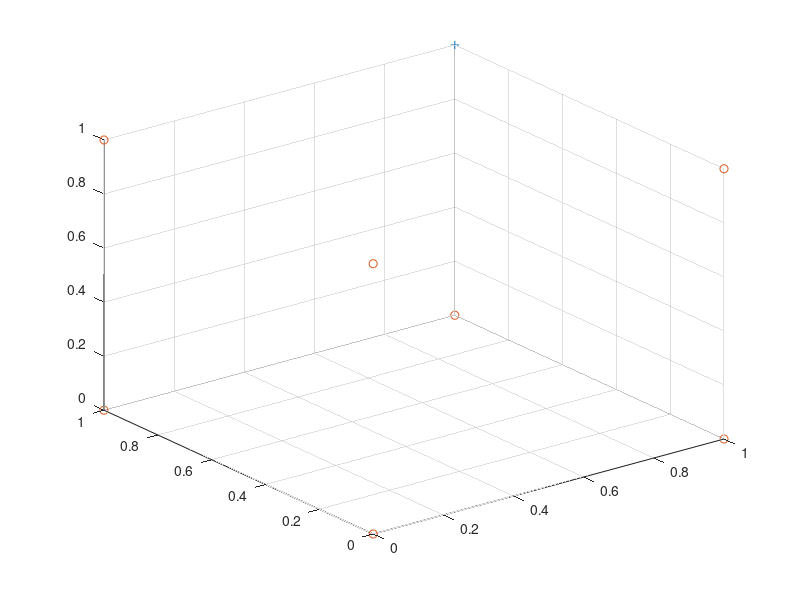

The MATLAB source for this figure: (Note: this script raises an error after producing the figure.)
scatter3(1, 1, 1, '+');
hold on;

x = [0, 0, 0, 0, 1, 1, 1];
y = [0, 0, 1, 1, 0, 0, 1];
z = [0, 1, 0, 1, 0, 1, 0];
scatter3(x, y, z);
hold on;

syms x y z;
A = [1, 1, 0.5];
B = [1, 0.5, 1];
C = [0.5, 1, 1];
D = [ones(4, 1), [[x, y, z]; A; B; C]];
detd = det(D);
disp(strcat('The plane equation is: ', char(detd), '= 0'))
z = solve(detd, z);
%plot3(1, 1, 0.5, '*', 1, 0.5, 1, '*', 0.5, 1, 1, '*');
hold on;
fmesh(z);


